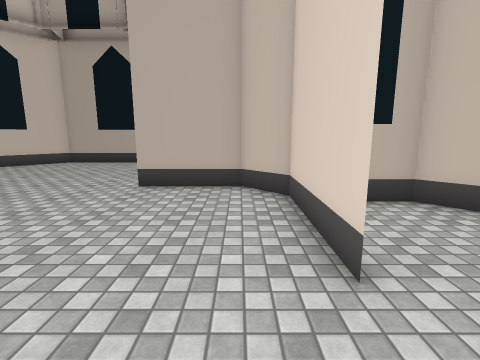
View 1 (above)

12 first-person views from a walk through a Unity game level. The camera is 1.5 m above the floor, tilts 10° down and sees 85° across. The floor is counted in squares, 1 m on a side. Each view is taken from the middle of a square. On the plan, view 1 faces up. The plan holds only what a view shows up to about 14 squares ahead; the rest is blank. The place goes on beyond the plan. Some surface patterns are stand-ins.

View 2
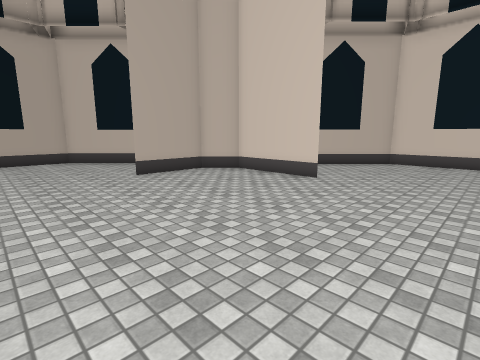

View 3
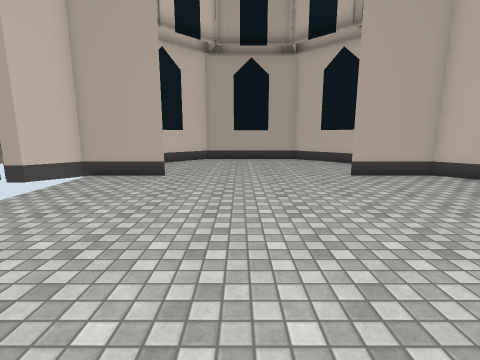

View 4
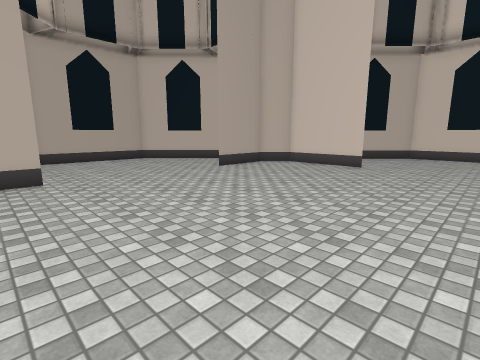

View 5
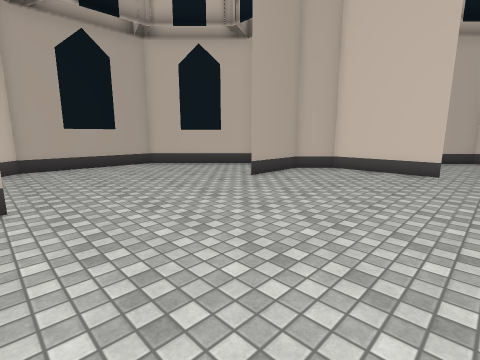

View 6
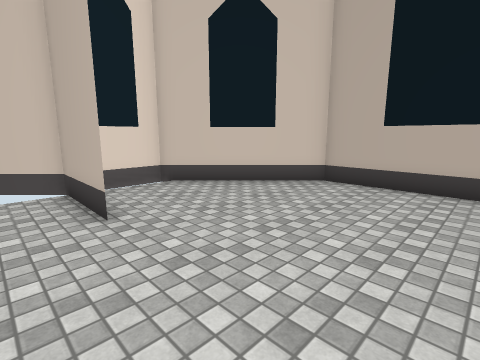

View 7
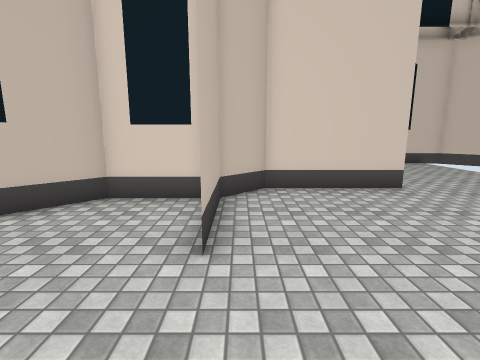

View 8
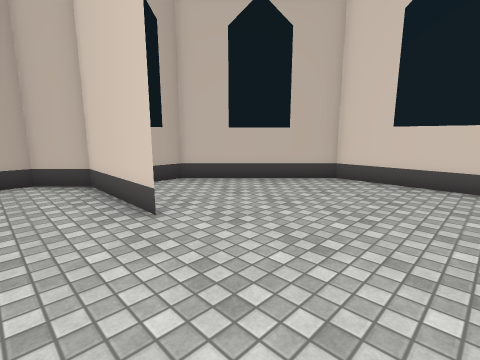

View 9
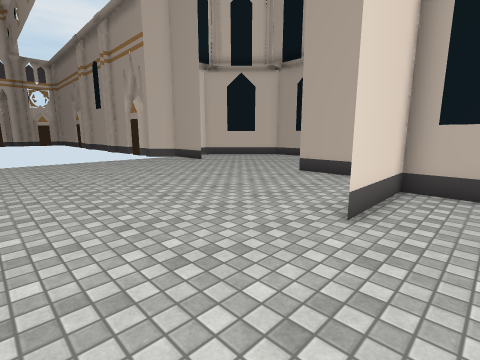

View 10
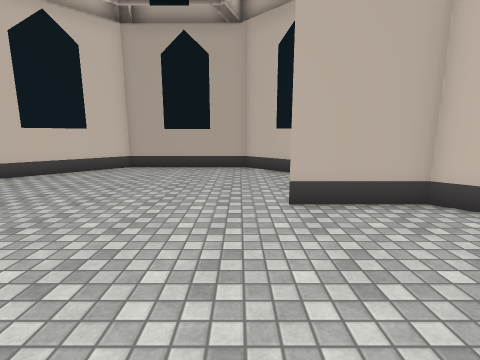

View 11
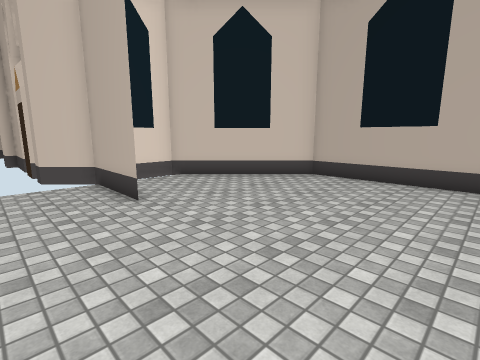

View 12
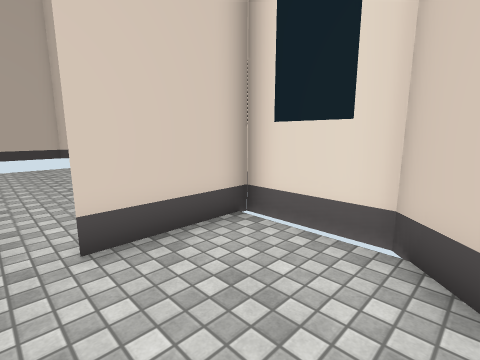

### Floor plan
Points are (right, up) in squares from view 1. A wall is a line through its corners. A room is listed if a view was taken in it or the views show most of it. See-through windows are left out.
Room 1 (views 1, 2, 3, 4, 5, 6, 7, 8, 9, 10, 11, 12)
walls: (0.1, 7.9) (0.1, 10.1) (-3.7, 13.9) (-9, 13.9) (-12.7, 10.1) (-12.7, 7.4) (-13.6, 6.6); (-9.6, 7.5) (-12.7, 7.5) (-9.6, 7.5); (7.6, -3.4) (7.6, 2) (3.9, 5.7) (1.2, 5.7) (1.2, 2.4) (1.2, 6.3) (0, 7.5) (-3, 7.5)

Positions as (right, up) in squares from view 1, and headings:
1: (0, 0), facing up
2: (-7, -2), facing up-right
3: (-7, -2), facing up
4: (-11, -2), facing up-right
5: (-10, 1), facing up-right
6: (-5, 6), facing up-left
7: (-6, 7), facing right
8: (-1, -2), facing up-right
9: (3, -2), facing up-left
10: (-4, 2), facing up
11: (-4, 5), facing up-left
12: (-9, 11), facing down-left
